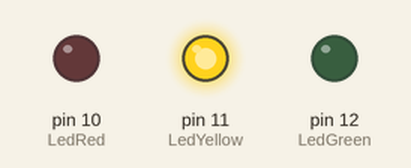
Recording of a sketch running on a simulated Arduino Uno, built with avr-gcc and run on an emulated ATmega328P. On the bench: output pins drawn as LEDs (lit = HIGH).

Above: at 0.5 s.
At 1.5 s:
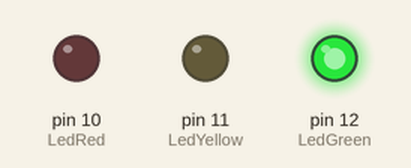
At 5.5 s:
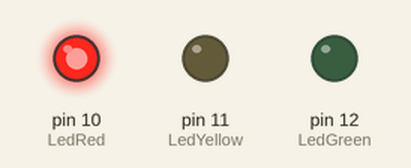
Timing chart, 0 to 6.9 s (numbered marks = the images above):
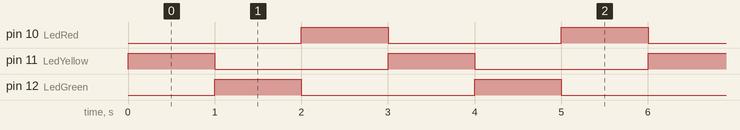

Measured:
- by itself, pin 10 (LedRed), pin 11 (LedYellow), pin 12 (LedGreen): alternates HIGH for 1.0 s and LOW for 2.0 s
- by itself, everything shown: repeats every 3.0 s, in 3 steps

The sketch:

semaforoDesafioOverload.ino
```cpp
const int LedRed = 10;
const int LedYellow = 11;
const int LedGreen = 12;
// Como os LEDs estão ligados nas portas 10, 11 e 12
// por convenção se coloca as portas de cada pino utilizado como uma constante;


int currentLED = 0; // Led que será aceso

void setup() {
  // Configurando quais as portas que serão utilizadas;
  pinMode(LedRed, OUTPUT);
  pinMode(LedYellow, OUTPUT);
  pinMode(LedGreen, OUTPUT);
}

void loop() {
  digitalWrite(currentLED + 10, LOW); //Faz com que o LED atual seja desligado;

  currentLED = (currentLED + 1)%3; // Faz com que Mude o LED;

  digitalWrite(currentLED + 10, HIGH); // Faz com que o LED atual acenda;

  delay(1000); // tempo para mudar qual LED estará aceso no momento;
}
```
